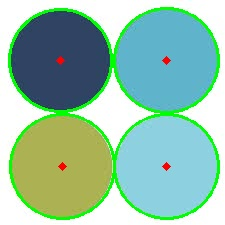
#> input picture Detection/circles.jpeg, 225 x 225 px, found by its file name
$ python circle.py   (older library calls are emulated)
#> lines starting #> are read from the running program, lines starting #| are printed output that depends on the picture; after the words box and inside, x2 and y2 are one past the last pixel; in counts of white or black regions, pixels touching at a corner belong together
import cv2
import numpy as np

img = cv2.imread('/home/hemanth/Downloads/circles.jpeg')
#> img is the input picture: shape (225, 225, 3); mean B, G, R 171.1, 193.1, 148.2
gray = cv2.cvtColor(img , cv2.COLOR_BGR2GRAY)
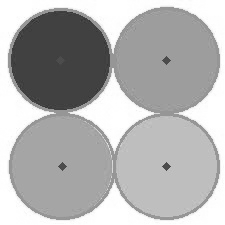
#> gray: shape (225, 225); min 46, max 255, mean 177.2
cimg = cv2.medianBlur(gray,5)
bgrimg = cv2.cvtColor(cimg , cv2.COLOR_GRAY2BGR)

circle = cv2.HoughCircles(cimg,cv2.cv.CV_HOUGH_GRADIENT,1,20,param1=100,param2=30,minRadius=0,maxRadius=0)
#> circle = [[60.5, 59.5, 49.1], [160.5, 165.5, 55.7], [162.5, 64.5, 58.5], [68.5, 160.5, 61.4], [177.5, 177.5, 37.2], [52.5, 175.5, 40.6], [114.5, 114.5, 22.1]]
#circle = cv2.HoughCircles(img,cv2.HOUGH_GRADIENT,1,20,param1=50,param2=30,minRadius=0,maxRadius=0)

circle = np.uint16(np.around(circle))
#> circle = [[60, 60, 49], [160, 166, 56], [162, 64, 58], [68, 160, 61], [178, 178, 37], [52, 176, 41], [114, 114, 22]]

for i in circle[0,:]:
	cv2.circle(img,(i[0],i[1]),i[2],(0,255,0),2)
	cv2.circle(img,(i[0],i[1]),2,(0,0,255),3)
#> this loop made 7 passes
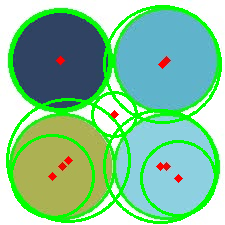
#> img: shape (225, 225, 3); 12.07% of pixels changed, all inside (x1, y1, x2, y2) = (6, 5, 222, 224)

cv2.imwrite("circles.jpeg",img)
cv2.imshow("Hough",img)
cv2.waitKey()
#> (the run stopped early here; a loop or call above may not have finished)
